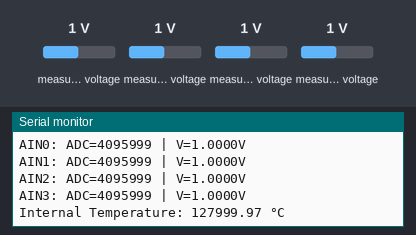
Recording of a program running on a simulated ESP32-S3. Parts: the last lines printed to the serial monitor. Inputs (shaded band) come from the test bench; at power-on: measured voltage 1 V.

Above: at 1.2 s.
1.3 s: measured voltage (sensor 208) set to 0 V
At 1.39 s:
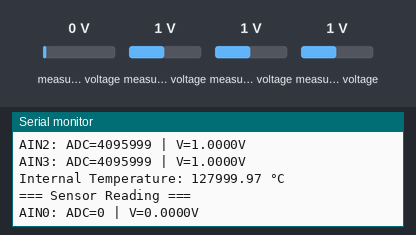
2.8 s: measured voltage (sensor 209) set to 0 V
At 2.8 s:
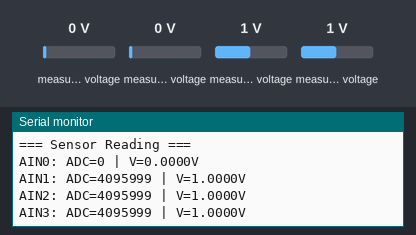
4.3 s: measured voltage (sensor 210) set to 0 V
At 5.7 s:
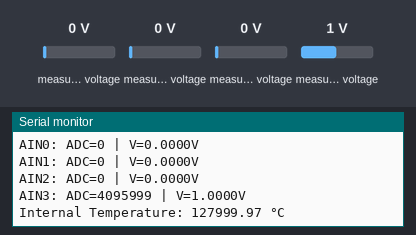
5.8 s: measured voltage (sensor 211) set to 0 V
At 7.1 s:
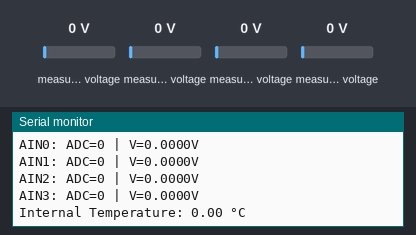
7.3 s: measured voltage (sensor 208) set to 0.5 V
At 7.65 s:
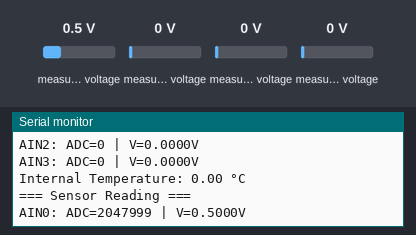
8.8 s: measured voltage (sensor 209) set to 0.5 V
At 8.95 s:
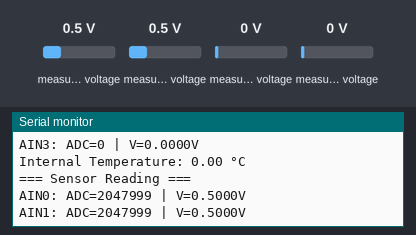
Timing chart, 0 to 11.3 s (numbered marks = the images above; inputs shaded):
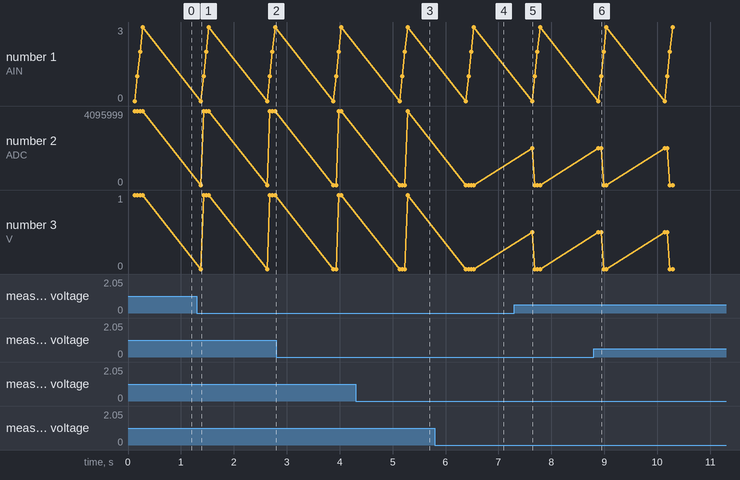

Measured:
- after the input at 1.3 s, the serial monitor: prints a new line after 0.08 s (image 1)
- after the input at 4.3 s, the serial monitor: prints a new line after 0.93 s (image 3)
- after the input at 5.8 s, the serial monitor: prints a new line after 0.74 s (image 4)
- after the input at 7.3 s, the serial monitor: prints a new line after 0.34 s (image 5)
- after the input at 8.8 s, the serial monitor: prints a new line after 0.14 s (image 6)

The program:

main.cpp
```cpp
#include <SPI.h>
#include <Arduino.h>
#include "Protocentral_ADS1220.h"

// ADS1220 설정
#define PGA          1                 // Programmable Gain = 1
#define VREF         2.048            // Internal reference of 2.048V
#define VFSR         VREF/PGA
#define FULL_SCALE   (((long int)1<<23)-1)

// SPI 핀 정의
#define MOSI_PIN 6
#define MISO_PIN 7
#define SCLK_PIN 5

// 센서 선택
// 사용할 센서의 번호를 0에서 3 사이로 선택하세요.
// 0: Formaldehyde, 1: Acetic Acid, 2: Acetaldehyde, 3: Toluene
#define USE_SENSOR 1

// 센서 구조체
struct Sensor {
  uint8_t cs_pin;
  uint8_t drdy_pin;
  const char* name;
  uint8_t channel;  // ADS1220 입력 채널
  float offset;     // 캘리브레이션 오프셋
  Protocentral_ADS1220* ads1220;  // ADS1220 인스턴스 포인터
};

// DRDY 핀 사용 안함 (-1로 설정)
#if USE_SENSOR == 0
Sensor sensors[] = { {4,  -1, "Formaldehyde", 0, 0.0, nullptr} };
#elif USE_SENSOR == 1
Sensor sensors[] = { {17, -1, "Acetic Acid",  0, 0.0, nullptr} };
#elif USE_SENSOR == 2
Sensor sensors[] = { {16, -1, "Acetaldehyde", 0, 0.0, nullptr} };
#elif USE_SENSOR == 3
Sensor sensors[] = { {15, -1, "Toluene",      0, 0.0, nullptr} };
#else
#error "Invalid sensor selected. Please choose a value between 0 and 3."
#endif

#define NUM_SENSORS 1

// Function declarations
void testConnections();
void initSensor(uint8_t index);
int32_t readSensor(uint8_t index, uint8_t channel);
float convertToMilliV(int32_t i32data);
float adcToVoltage(int32_t adc);
float adcToPPM(int32_t adc, uint8_t sensorType);

void setup() {
  Serial.begin(115200);
  while (!Serial) delay(1);

  Serial.println("\n=== ADS1220 Single Sensor System (Using Protocentral Library) ===");

  // SPI 초기화
  SPI.begin(SCLK_PIN, MISO_PIN, MOSI_PIN);

  // ADS1220 인스턴스 생성
  sensors[0].ads1220 = new Protocentral_ADS1220();

  delay(10);

  // 센서 연결 테스트
  testConnections();

  // 센서 초기화
  initSensor(0);

  // 캘리브레이션 (옵션)
  // performCalibration();
}

void testConnections() {
  Serial.println("\n--- Connection Test ---");

  // ADS1220 초기화 시도
  sensors[0].ads1220->begin(sensors[0].cs_pin, sensors[0].drdy_pin);

  // 테스트 읽기 수행
  sensors[0].ads1220->set_conv_mode_single_shot();
  int32_t testValue = sensors[0].ads1220->Read_SingleShot_SingleEnded_WaitForData(MUX_SE_CH0);

  Serial.print(sensors[0].name);
  Serial.print(": ");
  if (testValue == 0xFFFFFF || testValue == 0x000000) {
    Serial.println("Connection FAILED!");
  } else {
    Serial.print("OK (ADC Value: ");
    Serial.print(testValue);
    Serial.println(")");
  }

  delay(10);
}

void initSensor(uint8_t index) {
  Serial.print("Initializing ");
  Serial.print(sensors[index].name);
  Serial.print("... ");

  Protocentral_ADS1220* ads = sensors[index].ads1220;

  // ADS1220 초기화
  ads->begin(sensors[index].cs_pin, sensors[index].drdy_pin);

  // 설정
  ads->set_data_rate(DR_20SPS);           // 20 SPS
  ads->set_pga_gain(PGA_GAIN_1);          // Gain = 1
  ads->PGA_OFF();                          // PGA 비활성화 (2.048V 범위 사용)
  ads->set_conv_mode_single_shot();       // 단일 샷 모드
  ads->set_VREF(VREF_2048);               // 내부 2.048V 레퍼런스 사용
  ads->set_FIR_Filter(FIR_OFF);   // FIR 필터 비활성화

  Serial.println("Done");
  delay(5);
}

int32_t readSensor(uint8_t index, uint8_t channel) {
  Protocentral_ADS1220* ads = sensors[index].ads1220;

  // 채널별 MUX 설정 계산
  uint8_t mux_channel = MUX_SE_CH0 + (channel << 4);

  // 단일 샷 읽기
  int32_t adc_data = ads->Read_SingleShot_SingleEnded_WaitForData(mux_channel);

  return adc_data;
}

float convertToMilliV(int32_t i32data) {
  return (float)((i32data * VFSR * 1000) / FULL_SCALE);
}

float adcToVoltage(int32_t adc) {
  return convertToMilliV(adc) / 1000.0;
}

float adcToPPM(int32_t adc, uint8_t sensorType) {
  float voltage = adcToVoltage(adc);

  // 센서별 변환 공식 (예시)
  // 실제 센서 데이터시트에 맞게 수정 필요
  switch(sensorType) {
    case 0: // Formaldehyde
      return voltage * 100.0; // 예시 변환
    case 1: // Acetic Acid
      return voltage * 50.0;
    case 2: // Acetaldehyde
      return voltage * 75.0;
    case 3: // Toluene
      return voltage * 150.0;
    default:
      return 0.0;
  }
}

void loop() {
  Serial.println("\n=== Sensor Reading ===");

  // AIN0~AIN3 모두 읽기
  for (uint8_t channel = 0; channel < 4; channel++) {
    int32_t adc = readSensor(0, channel);
    float voltage = adcToVoltage(adc);

    Serial.print("AIN");
    Serial.print(channel);
    Serial.print(": ADC=");
    Serial.print(adc);
    Serial.print(" | V=");
    Serial.print(voltage, 4);
    Serial.println("V");

    // 비정상 값 체크
    if (voltage > 2.0 || voltage < 0.0) {
      Serial.print("  WARNING: Abnormal voltage on AIN");
      Serial.print(channel);
      Serial.println("!");
    }
  }

  // 온도 센서 읽기 (내장 온도 센서)
  sensors[0].ads1220->TemperatureSensorMode_enable();
  int32_t temp_adc = sensors[0].ads1220->Read_SingleShot_WaitForData();
  sensors[0].ads1220->TemperatureSensorMode_disable();

  // 온도 계산 (ADS1220 데이터시트 참조)
  float temperature = (float)temp_adc * 0.03125;  // 온도 변환 계수
  Serial.print("\nInternal Temperature: ");
  Serial.print(temperature, 2);
  Serial.println(" °C");

  delay(1000);
}
```
